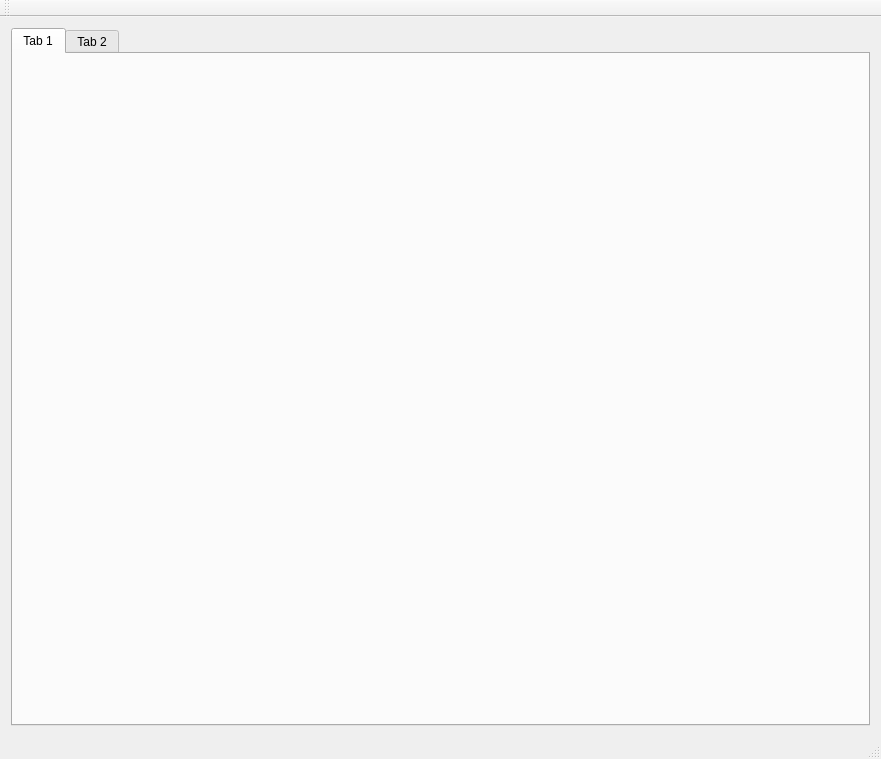
<?xml version="1.0" encoding="UTF-8"?>
<ui version="4.0">
 <class>PP3Class</class>
 <widget class="QMainWindow" name="PP3Class">
  <property name="geometry">
   <rect>
    <x>0</x>
    <y>0</y>
    <width>881</width>
    <height>759</height>
   </rect>
  </property>
  <property name="windowTitle">
   <string>PP3</string>
  </property>
  <widget class="QWidget" name="centralWidget">
   <layout class="QVBoxLayout" name="verticalLayout">
    <item>
     <widget class="QTabWidget" name="tabWidget">
      <property name="currentIndex">
       <number>0</number>
      </property>
      <widget class="QWidget" name="tab">
       <attribute name="title">
        <string>Tab 1</string>
       </attribute>
      </widget>
      <widget class="QWidget" name="tab_2">
       <attribute name="title">
        <string>Tab 2</string>
       </attribute>
      </widget>
     </widget>
    </item>
   </layout>
  </widget>
  <widget class="QMenuBar" name="menuBar">
   <property name="geometry">
    <rect>
     <x>0</x>
     <y>0</y>
     <width>881</width>
     <height>21</height>
    </rect>
   </property>
  </widget>
  <widget class="QToolBar" name="mainToolBar">
   <attribute name="toolBarArea">
    <enum>TopToolBarArea</enum>
   </attribute>
   <attribute name="toolBarBreak">
    <bool>false</bool>
   </attribute>
  </widget>
  <widget class="QStatusBar" name="statusBar"/>
 </widget>
 <layoutdefault spacing="6" margin="11"/>
 <resources>
  <include location="PP3.qrc"/>
 </resources>
 <connections/>
</ui>
